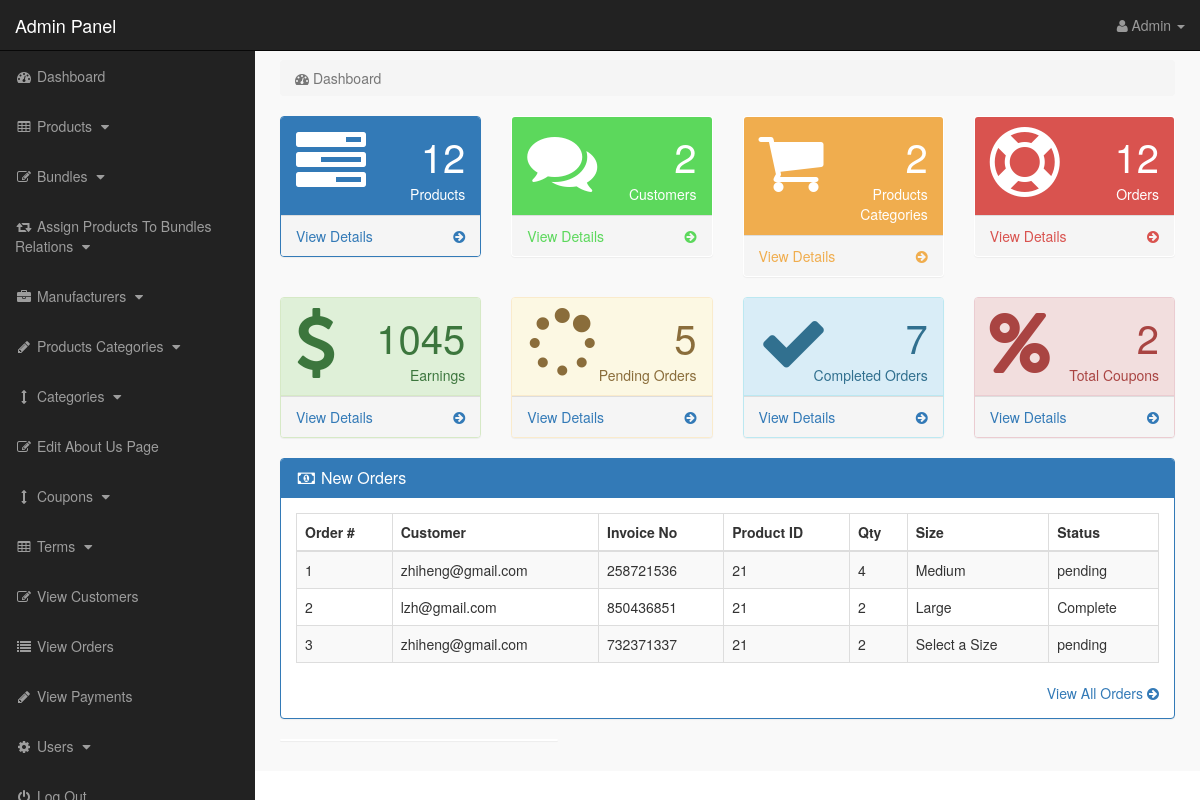
The app's page /admin_area/index.php?dashboard (signed in) with its own data.
### tables this page shows
CREATE TABLE `pending_orders` (
  `order_id` int(10) NOT NULL,
  `customer_id` int(10) NOT NULL,
  `invoice_no` int(10) NOT NULL,
  `product_id` text NOT NULL,
  `qty` int(10) NOT NULL,
  `size` text NOT NULL,
  `order_status` text NOT NULL
);

CREATE TABLE `customers` (
  `customer_id` int(10) NOT NULL,
  `customer_name` varchar(255) NOT NULL,
  `customer_email` varchar(255) NOT NULL,
  `customer_pass` varchar(255) NOT NULL,
  `customer_country` text NOT NULL,
  `customer_city` text NOT NULL,
  `customer_contact` varchar(255) NOT NULL,
  `customer_address` text NOT NULL,
  `customer_image` text NOT NULL,
  `customer_ip` varchar(255) NOT NULL,
  `customer_confirm_code` text NOT NULL
);

### admin_area/dashboard.php (the view, shortened to what this page needs)
<?php
if(!isset($_SESSION['admin_email'])){
echo "<script>window.open('login.php','_self')</script>";
}
else {
?>
<div class="row">
<div class="col-lg-12">
<ol class="breadcrumb">
<li class="active">
<i class="fa fa-dashboard"></i> Dashboard
</li>
</ol>
</div>
</div>
<div class="row">
<div class="col-lg-3 col-md-6">
<div class="panel panel-primary">
<div class="panel-heading">
<div class="row">
<div class="col-xs-3">
<i class="fa fa-tasks fa-5x"> </i>
</div>
<div class="col-xs-9 text-right">
<div class="huge"> <?php echo $count_products; ?> </div>
<div>Products</div>
</div>
</div>
</div>
<a href="index.php?view_products">
<div class="panel-footer">
<span class="pull-left"> View Details </span>
<span class="pull-right"> <i class="fa fa-arrow-circle-right"></i> </span>
<div class="clearfix"></div>
</div>
</a>
</div>
</div>
<div class="col-lg-3 col-md-6">
<div class="panel panel-green">
<div class="panel-heading">
<div class="row">
<div class="col-xs-3">
<i class="fa fa-comments fa-5x"> </i>
</div>
<div class="col-xs-9 text-right">
<div class="huge"> <?php echo $count_customers; ?> </div>
<div>Customers</div>
</div>
</div>
</div>
<a href="index.php?view_customers">
<div class="panel-footer">
<span class="pull-left"> View Details </span>
<span class="pull-right"> <i class="fa fa-arrow-circle-right"></i> </span>
<div class="clearfix"></div>
</div>
</a>
</div>
</div>
<div class="col-lg-3 col-md-6">
<div class="panel panel-yellow">
<div class="panel-heading">
<div class="row">
<div class="col-xs-3">
<i class="fa fa-shopping-cart fa-5x"> </i>
</div>
<div class="col-xs-9 text-right">
<div class="huge"> <?php echo $count_p_categories; ?> </div>
<div>Products Categories</div>
</div>
</div>
</div>
<a href="index.php?view_p_cats">
<div class="panel-footer">
<span class="pull-left"> View Details </span>
<span class="pull-right"> <i class="fa fa-arrow-circle-right"></i> </span>
<div class="clearfix"></div>
</div>
</a>
</div>
</div>
<div class="col-lg-3 col-md-6">
<div class="panel panel-red">
<div class="panel-heading">
<div class="row">
<div class="col-xs-3">
<i class="fa fa-support fa-5x"> </i>
</div>
<div class="col-xs-9 text-right">
<div class="huge"> <?php echo $count_total_orders; ?> </div>
<div>Orders</div>
</div>
</div>
</div>
<a href="index.php?view_orders">
<div class="panel-footer">
<span class="pull-left"> View Details </span>
<span class="pull-right"> <i class="fa fa-arrow-circle-right"></i> </span>
<div class="clearfix"></div>
</div>
</a>
</div>
</div>
</div>
<div class="row">
    <div class="col-lg-3 col-md-6">
        <div class="panel panel-success">
        <div class="panel-heading">
        <div class="row">
        <div class="col-xs-3">
        <i class="fa fa-dollar fa-5x"> </i>
        </div>
        <div class="col-xs-9 text-right">
        <div class="huge"> <?php echo $count_total_earnings ?> </div>
        <div>Earnings</div>
        </div>
        </div>
        </div>
        <a href="index.php?view_orders">
        <div class="panel-footer">
        <span class="pull-left"> View Details </span>
        <span class="pull-right"> <i class="fa fa-arrow-circle-right"></i> </span>
        <div class="clearfix"></div>
        </div>
        </a>
        </div>
        </div>
        <div class="col-lg-3 col-md-6">
            <div class="panel panel-warning">
            <div class="panel-heading">
            <div class="row">
            <div class="col-xs-3">
            <i class="fa fa-spinner fa-5x"> </i>
            </div>
            <div class="col-xs-9 text-right">
            <div class="huge"> <?php echo $count_pending_orders ?> </div>
            <div>Pending Orders</div>
            </div>
            </div>
            </div>
            <a href="index.php?view_orders">
            <div class="panel-footer">
            <span class="pull-left"> View Details </span>
            <span class="pull-right"> <i class="fa fa-arrow-circle-right"></i> </span>
            <div class="clearfix"></div>
            </div>
            </a>
            </div>
            </div>
            <div class="col-lg-3 col-md-6">
                <div class="panel panel-info">
                <div class="panel-heading">
                <div class="row">
                <div class="col-xs-3">
                <i class="fa fa-check fa-5x"> </i>
                </div>
                <div class="col-xs-9 text-right">
                <div class="huge"> <?php echo $count_completed_orders ?> </div>
                <div>Completed Orders</div>
                </div>
                </div>
                </div>
                <a href="index.php?view_orders">
                <div class="panel-footer">
                <span class="pull-left"> View Details </span>
                <span class="pull-right"> <i class="fa fa-arrow-circle-right"></i> </span>
                <div class="clearfix"></div>
                </div>
                </a>
                </div>
                </div>
                <div class="col-lg-3 col-md-6">
                    <div class="panel panel-danger">
                    <div class="panel-heading">
                    <div class="row">
                    <div class="col-xs-3">
                    <i class="fa fa-percent fa-5x"> </i>
                    </div>
                    <div class="col-xs-9 text-right">
                    <div class="huge"> <?php echo $count_coupons; ?> </div>
                    <div>Total Coupons</div>
                    </div>
                    </div>
                    </div>
                    <a href="index.php?view_orders">
                    <div class="panel-footer">
                    <span class="pull-left"> View Details </span>
                    <span class="pull-right"> <i class="fa fa-arrow-circle-right"></i> </span>
                    <div class="clearfix"></div>
                    </div>
                    </a>
                    </div>
                    </div>
</div>
<div class="row" >
<div class="col-lg-12" >
<div class="panel panel-primary" >
<div class="panel-heading" >
<h3 class="panel-title" >
<i class="fa fa-money fa-fw" ></i> New Orders
</h3>
</div>
<div class="panel-body" >
<div class="table-responsive" >
<table class="table table-bordered table-hover table-striped" >
<thead>
<tr>
<th>Order #</th>
<th>Customer</th>
<th>Invoice No</th>
<th>Product ID</th>
<th>Qty</th>
<th>Size</th>
<th>Status</th>
</tr>
</thead>
<tbody>
<?php
$i = 0;
$get_order = "select * from pending_orders order by 1 DESC LIMIT 0,5";
$run_order = mysqli_query($con,$get_order);
while($row_order=mysqli_fetch_array($run_order)){
$c_id = $row_order['customer_id'];
$invoice_no = $row_order['invoice_no'];
$product_id = $row_order['product_id'];
$qty = $row_order['qty'];
$size = $row_order['size'];
$order_status = $row_order['order_status'];
$i++;
?>
<tr>
<td><?php echo $i; ?></td>
<td>
<?php
$get_customer = "select * from customers where customer_id='$c_id'";
$run_customer = mysqli_query($con,$get_customer);
$row_customer = mysqli_fetch_array($run_customer);
$customer_email = $row_customer['customer_email'];
echo $customer_email;
?>
</td>
<td><?php echo $invoice_no; ?></td>
<td><?php echo $product_id; ?></td>
<td><?php echo $qty; ?></td>
<td><?php echo $size; ?></td>
<td>
<?php
if($order_status=='pending'){
echo $order_status='pending';
}
else {
echo $order_status='Complete';
}
?>
</td>
</tr>
<?php } ?>
</tbody>
</table>
</div>
<div class="text-right" >
<a href="index.php?view_orders" >
View All Orders <i class="fa fa-arrow-circle-right" ></i>
</a>
</div>
</div>
</div>
</div>
<div class="col-md-4">
<div class="panel">
</div>
</div>
</div>
<?php } ?>

### admin_area/includes/sidebar.php (shortened to what this page needs)
<?php
if(!isset($_SESSION['admin_email'])){
echo "<script>window.open('login.php','_self')</script>";
}
else {
?>
<nav class="navbar navbar-inverse navbar-fixed-top" >
<div class="navbar-header" >
<a class="navbar-brand" href="index.php?dashboard" >Admin Panel</a>
</div>
<ul class="nav navbar-right top-nav" >
<li class="dropdown" >
<a href="#" class="dropdown-toggle" data-toggle="dropdown" >
<i class="fa fa-user" ></i>
<?php echo $admin_name; ?> <b class="caret" ></b>
</a>
</li>
</ul>
<div class="collapse navbar-collapse navbar-ex1-collapse">
<ul class="nav navbar-nav side-nav">
<li>
<a href="index.php?dashboard">
<i class="fa fa-fw fa-dashboard"></i> Dashboard
</a>
</li>
<li>
<a href="#" data-toggle="collapse" data-target="#products">
<i class="fa fa-fw fa-table"></i> Products
<i class="fa fa-fw fa-caret-down"></i>
</a>
</li>
<li>
<a href="#" data-toggle="collapse" data-target="#bundles">
<i class="fa fa-fw fa-edit"></i> Bundles
<i class="fa fa-fw fa-caret-down"></i>
</a>
</li>
<li>
<a href="#" data-toggle="collapse" data-target="#relations">
<i class="fa fa-fw fa-retweet"></i> Assign Products To Bundles Relations
<i class="fa fa-fw fa-caret-down"></i>
</a>
</li>
<li>
<a href="#" data-toggle="collapse" data-target="#manufacturers">
<i class="fa fa-fw fa-briefcase"></i> Manufacturers
<i class="fa fa-fw fa-caret-down"></i>
</a>
</li>
<li>
<a href="#" data-toggle="collapse" data-target="#p_cat">
<i class="fa fa-fw fa-pencil"></i> Products Categories
<i class="fa fa-fw fa-caret-down"></i>
</a>
</li>
<li>
<a href="#" data-toggle="collapse" data-target="#cat">
<i class="fa fa-fw fa-arrows-v"></i> Categories
<i class="fa fa-fw fa-caret-down"></i>
</a>
</li>
<li>
<a href="index.php?edit_about_us">
<i class="fa fa-fw fa-edit"></i> Edit About Us Page
</a>
</li>
<li>
<a href="#" data-toggle="collapse" data-target="#coupons">
<i class="fa fa-fw fa-arrows-v"></i> Coupons
<i class="fa fa-fw fa-caret-down"></i>
</a>
</li>
<li>
<a href="#" data-toggle="collapse" data-target="#terms" >
<i class="fa fa-fw fa-table"></i> Terms
<i class="fa fa-fw fa-caret-down"></i>
</a>
</li>
<li>
<a href="index.php?view_customers">
<i class="fa fa-fw fa-edit"></i> View Customers
</a>
</li>
<li>
<a href="index.php?view_orders">
<i class="fa fa-fw fa-list"></i> View Orders
</a>
</li>
<li>
<a href="index.php?view_payments">
<i class="fa fa-fw fa-pencil"></i> View Payments
</a>
</li>
<li>
<a href="#" data-toggle="collapse" data-target="#users">
<i class="fa fa-fw fa-gear"></i> Users
<i class="fa fa-fw fa-caret-down"></i>
</a>
</li>
<li>
<a href="logout.php">
<i class="fa fa-fw fa-power-off"></i> Log Out
</a>
</li>
</ul>
</div>
</nav>
<?php } ?>

### admin_area/css/style.css (style rules this page uses)
body { margin-top:100px; }
@media (min-width: 768px) { body { margin-top:50px; } }
.top-nav { padding:0 15px; }
.top-nav>li { display:inline-block; float:left; }
.top-nav>li>a { padding-top:15px; padding-bottom:15px; line-height:20px; color:#999; }
@media (min-width: 768px) { .side-nav { position:fixed; top:51px; width:255px; border-radius:0; overflow-y:auto; background-color: #222; bottom:0; overflow-x:hidden; padding-bottom:40px; } }
@media (min-width: 768px) { .side-nav>li>a { width:255px; } }
.huge { font-size:40px; line-height:normal; }
.panel-green > .panel-heading { color:#fff; background-color:#5cd85c; }
.panel-green > a { color:#5cd85c; }
.panel-red > .panel-heading { color:#fff; background-color:#d9534f; }
.panel-red > a { color:#d9534f; }
.panel-yellow > .panel-heading { color:#fff; background-color:#f0ad4e; }
.panel-yellow > a { color:#f0ad4e; }
.panel-body { border-radius:5px; }

### records on screen
pending_orders: customer.customer_email "zhiheng@gmail.com", invoice_no "258721536", product "21", qty "4", size "Medium"
pending_orders: customer.customer_email "lzh@gmail.com", invoice_no "850436851", product "21", qty "2", size "Large"
pending_orders: customer.customer_email "zhiheng@gmail.com", invoice_no "732371337", product "21", qty "2", size "Select a Size"

### other values on screen
$admin_name "Admin"
$count_products "12"
$count_customers "2"
$count_p_categories "2"
$count_total_orders "12"
$count_total_earnings "1045"
$count_pending_orders "5"
$count_completed_orders "7"
$count_coupons "2"
